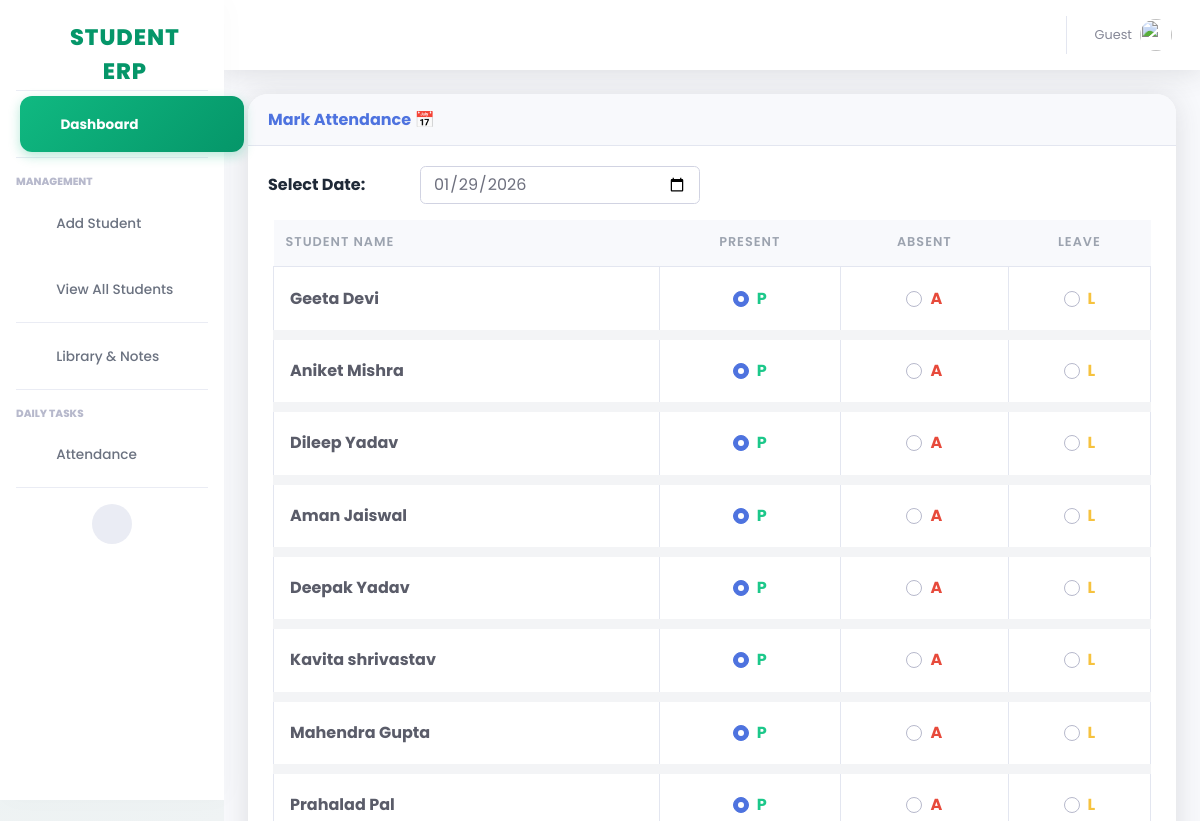
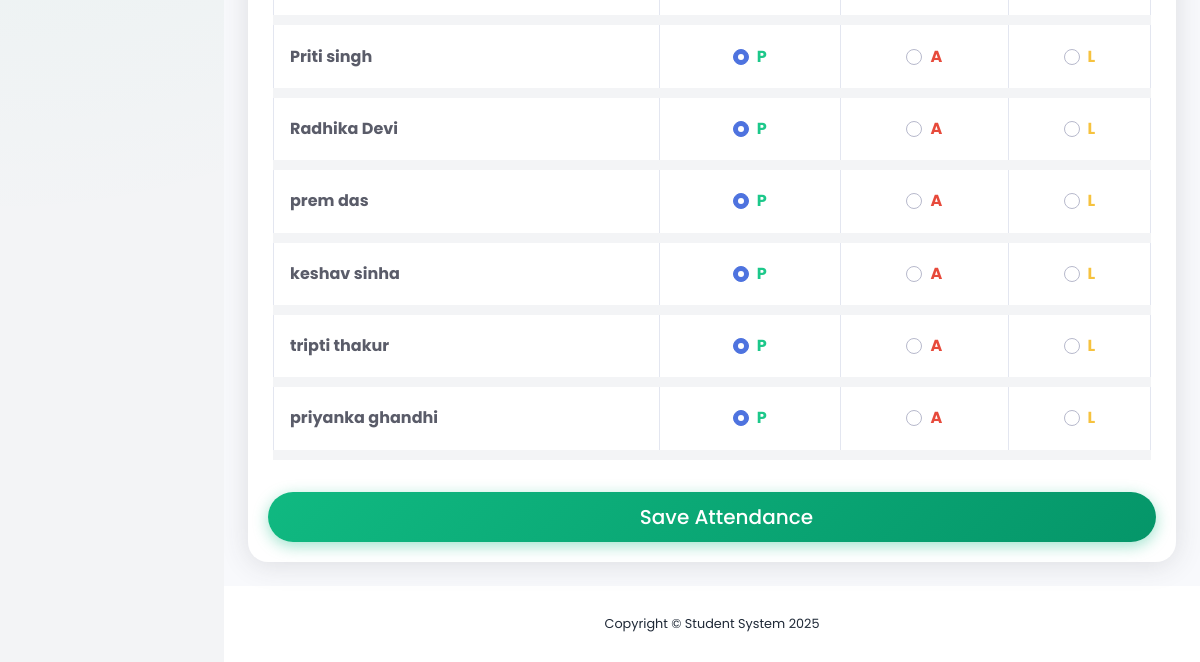
The page /attendance/ on the database as committed earlier (2 pictures, top to bottom).
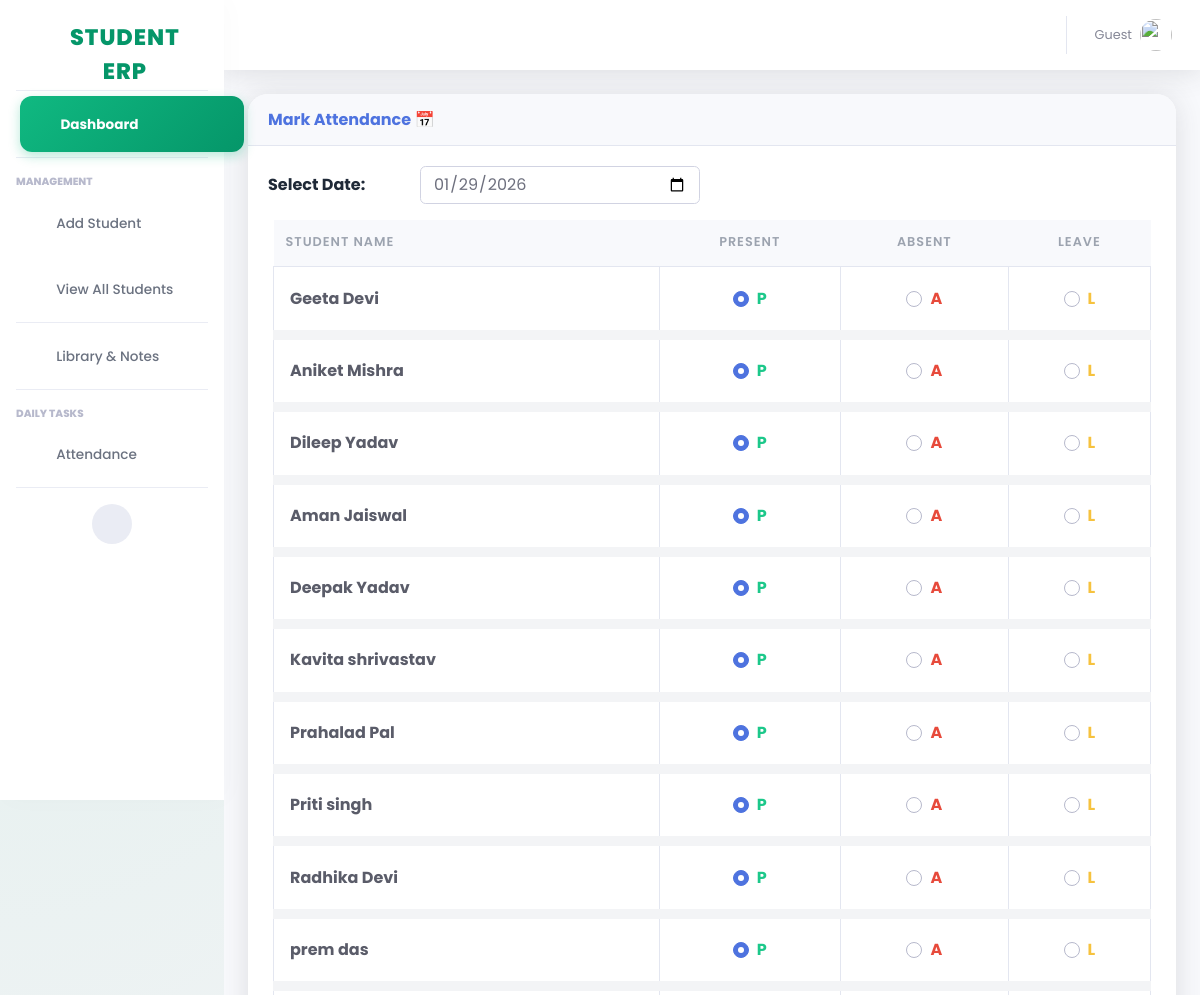
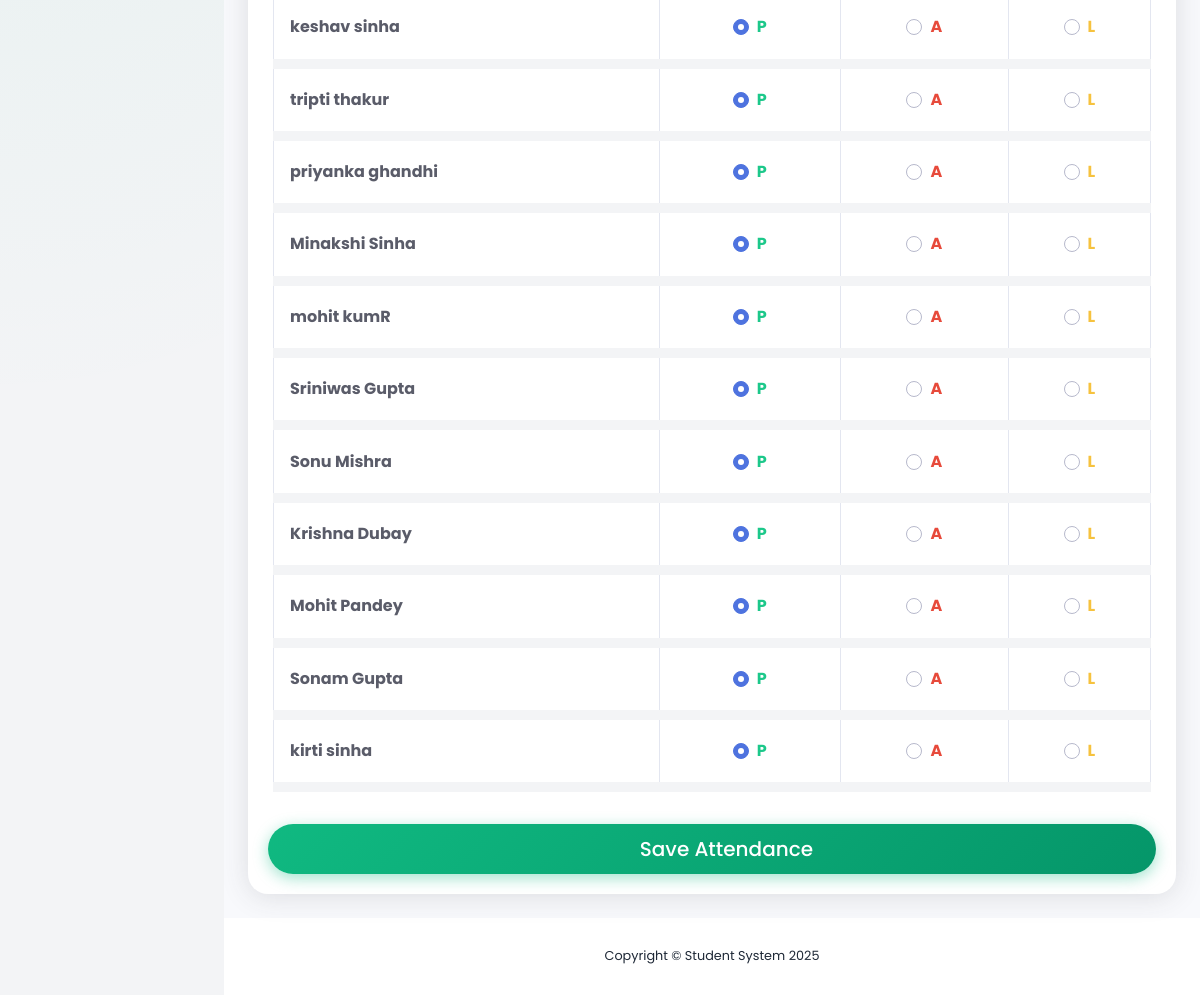
The same page on the database as committed later (2 pictures, top to bottom).
### members/models.py (models this page shows, shortened)
class Member(models.Model):
  firstname = models.CharField(max_length=255)
  lastname = models.CharField(max_length=255)
  phone = models.IntegerField(null=True)
  joined_date = models.DateField(null=True)
  profile_pic = models.ImageField(null=True, blank=True, upload_to="images/")
  fee_total = models.IntegerField(default=0)  # Total fees (e.g. 20000)
  fee_paid = models.IntegerField(default=0)   # Ab tak kitni di hai (e.g. 5000)

### members/views.py (the view, shortened to what this page needs)
# urls.py: path('attendance/', views.attendance, name='attendance'),
def attendance(request):
    students = Member.objects.all()
    today = date.today().strftime('%Y-%m-%d') # Aaj ki date auto-fill ke liye
    return render(request, 'attendance.html', {'students': students, 'today': today})

### members/templates/attendance.html (shortened to what this page needs)
{% extends "master.html" %}
{% block content %}
<div class="card shadow mb-4">
    <div class="card-header py-3 d-flex justify-content-between align-items-center">
        <h6 class="m-0 font-weight-bold text-primary">Mark Attendance 📅</h6>
    </div>
    <div class="card-body">
        <form method="POST">
            <div class="form-group row">
                <label class="col-sm-2 col-form-label font-weight-bold">Select Date:</label>
                <div class="col-sm-4">
                    <input type="date" name="attendance_date" value="{{ today }}" class="form-control" required>
                </div>
            </div>
            <div class="table-responsive">
                <table class="table table-bordered" width="100%" cellspacing="0">
                    <thead class="bg-light">
                        <tr>
                            <th>Student Name</th>
                            <th class="text-center">Present</th>
                            <th class="text-center">Absent</th>
                            <th class="text-center">Leave</th>
                        </tr>
                    </thead>
                    <tbody>
                        {% for x in students %}
                        <tr>
                            <td class="font-weight-bold text-gray-800">
                                {{ x.firstname }} {{ x.lastname }}
                            </td>
                            <td class="text-center">
                                <div class="custom-control custom-radio">
                                    <label class="custom-control-label text-success font-weight-bold" for="p_{{x.id}}">P</label>
                                </div>
                            </td>
                            <td class="text-center">
                                <div class="custom-control custom-radio">
                                    <label class="custom-control-label text-danger font-weight-bold" for="a_{{x.id}}">A</label>
                                </div>
                            </td>
                            <td class="text-center">
                                <div class="custom-control custom-radio">
                                    <label class="custom-control-label text-warning font-weight-bold" for="l_{{x.id}}">L</label>
                                </div>
                            </td>
                        </tr>
                        {% endfor %}
                    </tbody>
                </table>
            </div>
            <button type="submit" class="btn btn-primary btn-lg btn-block mt-3">
                <i class="fas fa-save mr-2"></i> Save Attendance
            </button>
        </form>
    </div>
</div>
{% endblock %}

### members/templates/master.html (shortened to what this page needs)
{% load static %}
<!DOCTYPE html>
<html lang="en">
<head>
    <link href="{% static 'assets/vendor/fontawesome-free/css/all.min.css' %}" rel="stylesheet" type="text/css">
    <link href="{% static 'assets/css/sb-admin-2.min.css' %}" rel="stylesheet">
</head>
<body id="page-top">
    <div id="wrapper">
        <ul class="navbar-nav bg-gradient-primary sidebar sidebar-light accordion" id="accordionSidebar">
            <a class="sidebar-brand d-flex align-items-center justify-content-center" href="{% url 'index' %}">
                <div class="sidebar-brand-icon rotate-n-15">
                    <i class="fas fa-graduation-cap"></i>
                </div>
                <div class="sidebar-brand-text mx-3">Student ERP</div>
            </a>
            <hr class="sidebar-divider my-0">
            <li class="nav-item active">
                <a class="nav-link" href="{% url 'index' %}">
                    <i class="fas fa-fw fa-tachometer-alt"></i>
                    <span>Dashboard</span></a>
            </li>
            <hr class="sidebar-divider">
            <div class="sidebar-heading">
                Management
            </div>
            <li class="nav-item">
                <a class="nav-link" href="/add">
                    <i class="fas fa-fw fa-user-plus"></i>
                    <span>Add Student</span></a>
            </li>
            <li class="nav-item">
                <a class="nav-link" href="{% url 'index' %}">
                    <i class="fas fa-fw fa-table"></i>
                    <span>View All Students</span></a>
            </li>
            <hr class="sidebar-divider my-0">
            <li class="nav-item">
                <a class="nav-link" href="{% url 'library' %}">
                    <i class="fas fa-fw fa-book-reader"></i>
                    <span>Library & Notes</span></a>
            </li>
           <hr class="sidebar-divider">
<div class="sidebar-heading">
    Daily Tasks
</div>
<li class="nav-item">
    <a class="nav-link collapsed" href="#" data-toggle="collapse" data-target="#collapseAttendance"
        aria-expanded="true" aria-controls="collapseAttendance">
        <i class="fas fa-fw fa-calendar-check"></i>
        <span>Attendance</span>
    </a>
</li>
            <hr class="sidebar-divider d-none d-md-block">
            <div class="text-center d-none d-md-inline">
                <button class="rounded-circle border-0" id="sidebarToggle"></button>
            </div>
        </ul>
        <div id="content-wrapper" class="d-flex flex-column">
            <div id="content">
                <nav class="navbar navbar-expand navbar-light bg-white topbar mb-4 static-top shadow">
                    <ul class="navbar-nav ml-auto">
                        <li class="nav-item dropdown no-arrow">
                            <a class="nav-link dropdown-toggle" href="#" id="userDropdown" role="button"
                                data-toggle="dropdown" aria-haspopup="true" aria-expanded="false">
                                <span class="mr-2 d-none d-lg-inline text-gray-600 small">
                                    {% if user.is_authenticated %}
                                        {{ user.username }}
                                    {% else %}
                                        Guest
                                    {% endif %}
                                </span>
                                <img class="img-profile rounded-circle"
                                    src="{% static 'assets/img/undraw_profile.svg' %}">
                            </a>
                        </li>
                    </ul>
                </nav>
                <div class="container-fluid">
                    {% block content %}
                    {% endblock %}
                </div>
            </div>
            <footer class="sticky-footer bg-white">
                <div class="container my-auto">
                    <div class="copyright text-center my-auto">
                        <span>Copyright &copy; Student System 2025</span>
                    </div>
                </div>
            </footer>
        </div>
        </div>
</body>
</html>
</body>
</html>

### members/templates/master.html (style rules this page uses)
body { font-family: 'Poppins', sans-serif !important; background-color: #f3f4f6; background-image: radial-gradient(at 0% 0%, rgba(16, 185, 129, 0.1) 0px, transparent 50%), radial-gradient(at 100% 0%, rgba(59, 130, 246, 0.1) 0px, transparent 50%); background-attachment: fixed; color: #1f2937; }
#accordionSidebar { background: #ffffff !important; border-right: none; box-shadow: 4px 0 24px rgba(0, 0, 0, 0.02); margin: 0; border-radius: 0; height: 100vh; z-index: 100; position: fixed; top: 0; padding-top: 20px; }
.sidebar .nav-item .nav-link { color: #6b7280 !important; font-weight: 500; margin: 5px 15px; border-radius: 12px; transition: all 0.3s ease; }
.sidebar .nav-item .nav-link:hover, .sidebar .nav-item.active .nav-link { background: linear-gradient(135deg, #10b981 0%, #059669 100%); color: #ffffff !important; box-shadow: 0 4px 12px rgba(16, 185, 129, 0.3); transform: translateX(5px); }
.sidebar .nav-item .nav-link i { color: inherit !important; }
.sidebar-brand-text { color: #059669; font-size: 1.4rem; letter-spacing: 1px; }
#content-wrapper { margin-left: 224px; background: transparent; }
.card { background: #ffffff; border: none; border-radius: 20px; box-shadow: 0 10px 30px -5px rgba(0, 0, 0, 0.05); transition: transform 0.2s; overflow: hidden; }
.card::after { content: ''; position: absolute; top: 0; left: 0; width: 100%; height: 4px; background: linear-gradient(90deg, #10b981, #3b82f6); opacity: 0; transition: opacity 0.3s; }
.btn-primary { background: linear-gradient(135deg, #10b981 0%, #059669 100%); border: none; border-radius: 50px; padding: 10px 25px; font-weight: 500; box-shadow: 0 4px 15px rgba(16, 185, 129, 0.4); transition: all 0.3s; }
.table-responsive { padding: 0 5px; }
.table td { background: #ffffff; border-bottom: 10px solid #f3f4f6 !important; vertical-align: middle; padding: 1.2rem 1rem; }
.table tr td:first-child { border-top-left-radius: 15px; border-bottom-left-radius: 15px; }
.table tr td:last-child { border-top-right-radius: 15px; border-bottom-right-radius: 15px; }
.table thead th { border: none; color: #9ca3af; font-weight: 600; font-size: 0.8rem; text-transform: uppercase; letter-spacing: 1px; padding-bottom: 15px; }

Rows that differ between the two databases and show on the page:
removed Member: firstname "Mahendra", lastname "Gupta"
added Member: firstname "Minakshi", lastname "Sinha"
added Member: firstname "mohit", lastname "kumR"
added Member: firstname "Sriniwas", lastname "Gupta"
added Member: firstname "Sonu", lastname "Mishra"
added Member: firstname "Krishna", lastname "Dubay"
added Member: firstname "Mohit", lastname "Pandey"
added Member: firstname "Sonam", lastname "Gupta"
added Member: firstname "kirti", lastname "sinha"
